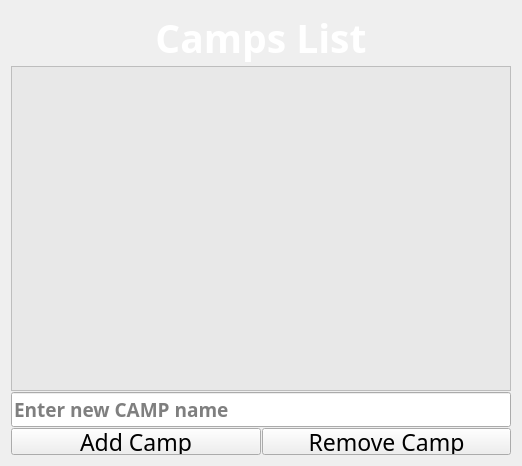
             <widget class="QFrame" name="verticalFrame">
              <property name="styleSheet">
               <string notr="true">#verticalFrame
{
	background-color:transparent;

}</string>
              </property>
              <layout class="QVBoxLayout" name="verticalLayout_5">
               <property name="spacing">
                <number>1</number>
               </property>
               <item>
                <widget class="QLabel" name="label_2">
                 <property name="font">
                  <font>
                   <family>Longdon Decorative</family>
                   <pointsize>29</pointsize>
                   <weight>75</weight>
                   <bold>true</bold>
                  </font>
                 </property>
                 <property name="styleSheet">
                  <string notr="true">border-image:url(:/icons/graywood.png);
color:white;
text-align:center;
border-radius:3px;</string>
                 </property>
                 <property name="text">
                  <string>Camps List</string>
                 </property>
                 <property name="alignment">
                  <set>Qt::AlignCenter</set>
                 </property>
                </widget>
               </item>
               <item alignment="Qt::AlignHCenter">
                <widget class="QListWidget" name="settings_campslistListWidget">
                 <property name="minimumSize">
                  <size>
                   <width>500</width>
                   <height>325</height>
                  </size>
                 </property>
                 <property name="styleSheet">
                  <string notr="true">background-color:rgba(229, 229, 229,200);</string>
                 </property>
                </widget>
               </item>
               <item>
                <widget class="QLineEdit" name="settings_addcampsLineEdit">
                 <property name="font">
                  <font>
                   <family>InaiMathi</family>
                   <pointsize>14</pointsize>
                   <weight>75</weight>
                   <bold>true</bold>
                  </font>
                 </property>
                 <property name="placeholderText">
                  <string>Enter new CAMP name </string>
                 </property>
                </widget>
               </item>
               <item>
                <layout class="QHBoxLayout" name="horizontalLayout_18">
                 <item>
                  <widget class="QPushButton" name="settings_addcampPushButton">
                   <property name="maximumSize">
                    <size>
                     <width>16777215</width>
                     <height>27</height>
                    </size>
                   </property>
                   <property name="font">
                    <font>
                     <family>Longdon Decorative</family>
                     <pointsize>17</pointsize>
                     <weight>50</weight>
                     <bold>false</bold>
                    </font>
                   </property>
                   <property name="text">
                    <string>Add Camp</string>
                   </property>
                  </widget>
                 </item>
                 <item>
                  <widget class="QPushButton" name="settings_removecampPushButton">
                   <property name="maximumSize">
                    <size>
                     <width>16777215</width>
                     <height>27</height>
                    </size>
                   </property>
                   <property name="font">
                    <font>
                     <family>Longdon Decorative</family>
                     <pointsize>17</pointsize>
                     <weight>50</weight>
                     <bold>false</bold>
                    </font>
                   </property>
                   <property name="text">
                    <string>Remove Camp</string>
                   </property>
                  </widget>
                 </item>
                </layout>
               </item>
              </layout>
             </widget>
